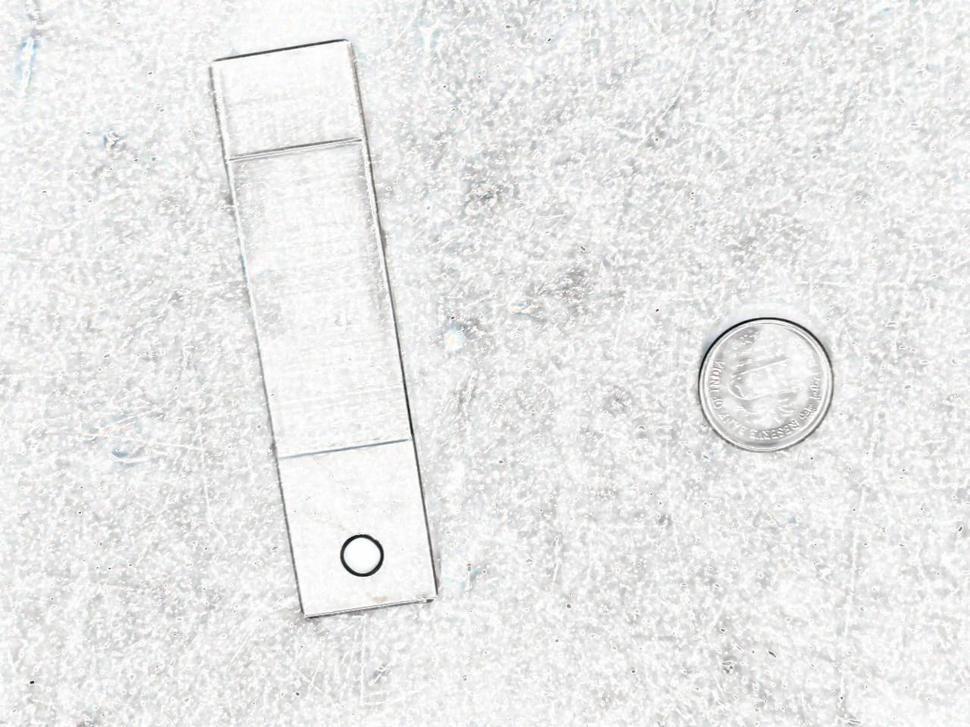
#> input picture Programs/test_1.png, 970 x 727 px, shrunk from 1280 x 960 before the run
$ python detect_shapes_bw.py   (older library calls are emulated)
#> lines starting #> are read from the running program, lines starting #| are printed output that depends on the picture
import numpy
import skimage.filters.rank
import skimage.morphology
import skimage.io
import cv2
# convert image to a uint8 image which only has 0, 128 and 255 values
# the source png image provided has other levels in it so it needs to be thresholded - adjust the thresholding method for your data
img_raw = skimage.io.imread('test_1.png', as_grey=True)
#> img_raw: shape (727, 970) float64; min 0.021, max 1, mean 0.917
img = numpy.zeros_like(img_raw, dtype=numpy.uint8)
img[:,:] = 128
img[ img_raw < 0.25 ] = 0
img[ img_raw > 0.75 ] = 255

# define "next to" - this may be a square, diamond, etc
selem = skimage.morphology.disk(1)

# create masks for the two kinds of edges
black_gray_edges = (skimage.filters.rank.minimum(img, selem) == 0) & (skimage.filters.rank.maximum(img, selem) == 128)
gray_white_edges = (skimage.filters.rank.minimum(img, selem) == 128) & (skimage.filters.rank.maximum(img, selem) == 255)

# create a color image
img_result = numpy.dstack( [img,img,img] )

# assign colors to edge masks
img_result[ black_gray_edges, : ] = numpy.asarray( [ 0, 255, 0 ] )
img_result[ gray_white_edges, : ] = numpy.asarray( [ 255, 0, 0 ] )

cv2.imwrite('out.png',img_result)
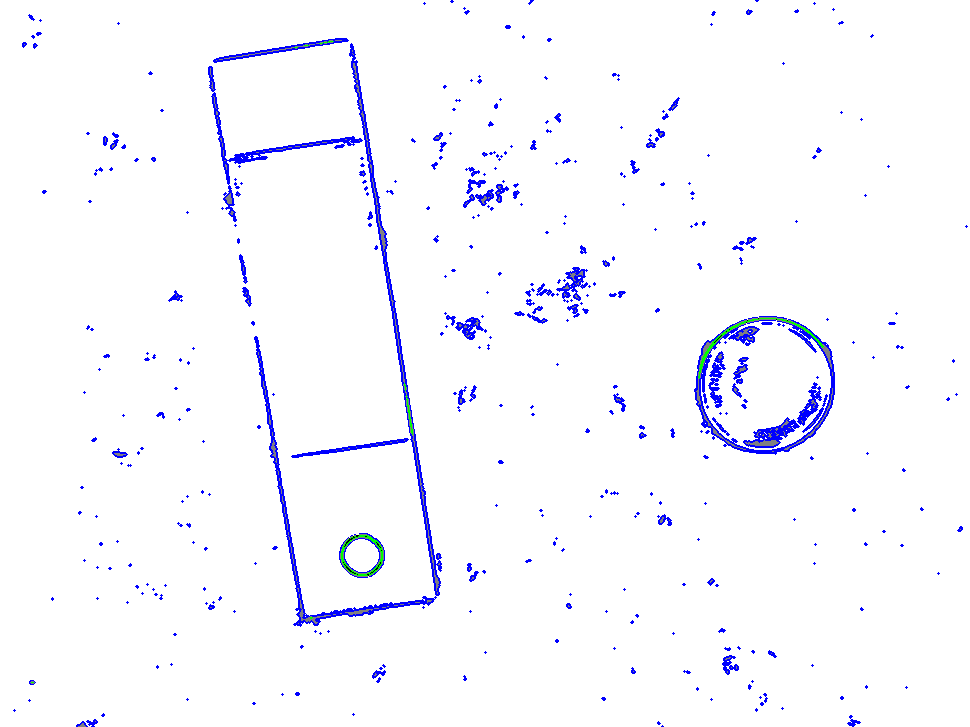
#> saved as out.png: shape (727, 970, 3); mean B, G, R 254.2, 248.2, 248
